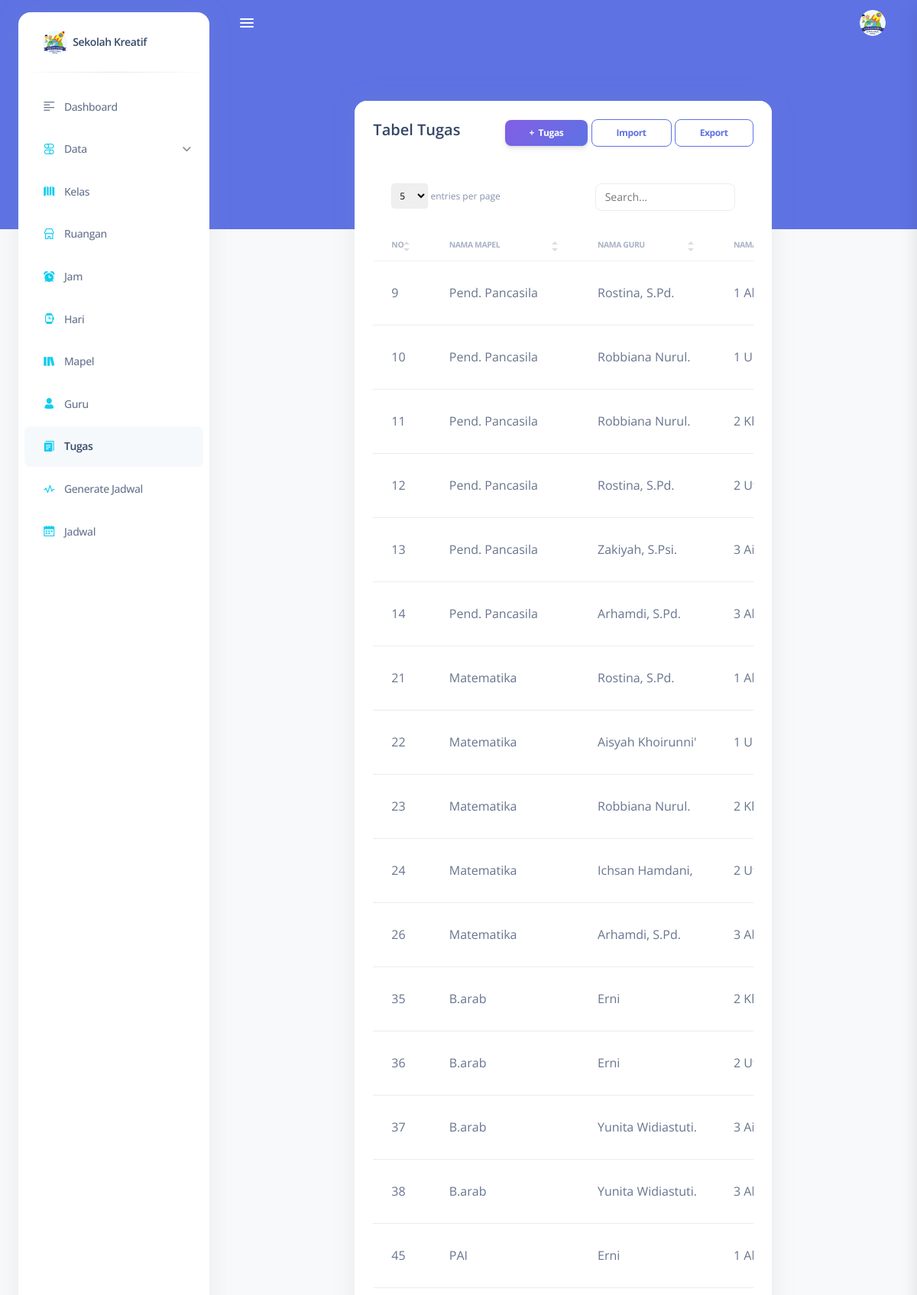
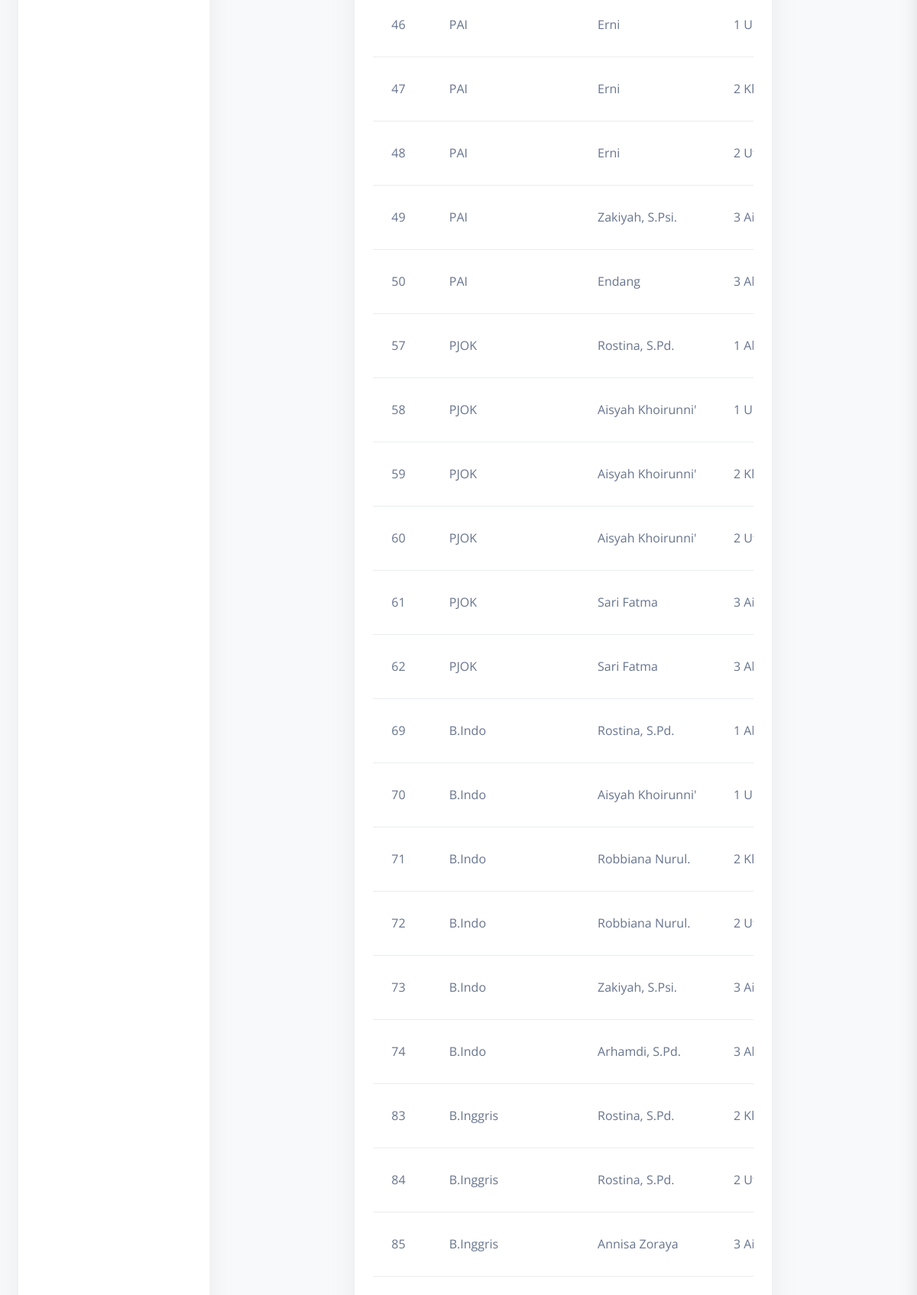
The page /tugas/ (signed in, upper part) on the database its author committed (2 pictures, top to bottom).
### core/models.py (models this page shows, shortened)
class Tugas(models.Model):
    mapel = models.ForeignKey(MataPelajaran, on_delete=models.SET_NULL, null=True)
    guru = models.ForeignKey(Guru, on_delete=models.SET_NULL, null=True)

class MataPelajaran(models.Model):
    nama_mapel = models.CharField(max_length=50)
    kelas = models.ForeignKey(Kelas, on_delete=models.SET_NULL, null=True)
    waktu = models.IntegerField()

class Guru(models.Model):
    nama = models.CharField(max_length=30)
    alamat = models.CharField(max_length=200)
    jenis_kelamin = models.CharField(max_length=1, choices=JENIS_KELAMIN)
    status = models.IntegerField(choices=STATUS_PEGAWAI, default=1)
    def __str__(self):
        return f'{self.nama}'

class Kelas(models.Model):
    nama_kelas = models.CharField(max_length=50)
    def __str__(self):
        return self.nama_kelas

### core/jadwalviews.py (the view)
# urls.py: path('tugas/', jadwalviews.form_tugas, name='tugas'),
@login_required(login_url='login')
def form_tugas(request):
  context = {'tugas': Tugas.objects.all()}
  return render(request, 'penjadwalan/tugas/form.html', context)

### core/templatetags/auth_extras.py (called while the page is built)
@register.filter(name='has_group')
def has_group(user, group_name):
    try:
        group = Group.objects.get(name=group_name)
    except Group.DoesNotExist:
        return False
    return True if group in user.groups.all() else False

### templates/penjadwalan/tugas/form.html (shortened to what this page needs)
{% extends 'base.html' %}
{% load static %}
{% block content %}
<main class="main-content position-relative border-radius-lg ">
  <div class="container-fluid py-4">
    <div class="row mt-4">
      <div class="col-8 mx-auto">
        <div class="card">
          <div class="card-header pb-0">
            <div class="d-lg-flex">
              <div>
                <h5 class="mb-0">Tabel Tugas</h5>
              </div>
              <div class="ms-auto my-auto mt-lg-0 mt-4">
                <div class="ms-auto my-auto">
                  <a href="{% url 'create_tugas' %}" class="btn bg-gradient-primary btn-sm mb-0">+&nbsp;
                    Tugas</a>
                  <a href="{% url 'importtugas' %}" class="btn btn-outline-primary btn-sm mb-0">
                    Import</a>
                  <a href="{% url 'exporttugas' %}" class="btn btn-outline-primary btn-sm mb-0">
                    Export</a>
                </div>
              </div>
            </div>
          </div>
          <div class="card-body">
            <div class="table-responsive">
              <table class="table table-flush" id="datatable-search">
                <thead class="thead-light">
                  <tr>
                    <th>No</th>
                    <th>Nama Mapel</th>
                    <th>Nama Guru</th>
                    <th>Nama Kelas</th>
                  </tr>
                </thead>
                <tbody>
                  {% for k in tugas %}
                  <tr>
                    <td>{{k.id}}</td>
                    <td>{{k.mapel.nama_mapel}}</td>
                    <td>{{k.guru}}</td>
                    <td>{{k.mapel.kelas}}</td>
                  </tr>
                  {% endfor%}
                </tbody>
              </table>
            </div>
          </div>
        </div>
      </div>
    </div>
  </div>
</main>
{% endblock content %}

### rows shown on the page
Tugas: id "9", mapel.nama_mapel "Pend. Pancasila", guru "Rostina, S.Pd.", mapel.kelas "1…"
Tugas: id "10", mapel.nama_mapel "Pend. Pancasila", guru "Robbiana Nurul.", mapel.kelas "1…"
Tugas: id "11", mapel.nama_mapel "Pend. Pancasila", guru "Robbiana Nurul.", mapel.kelas "2…"
Tugas: id "12", mapel.nama_mapel "Pend. Pancasila", guru "Rostina, S.Pd.", mapel.kelas "2…"
Tugas: id "13", mapel.nama_mapel "Pend. Pancasila", guru "Zakiyah, S.Psi.", mapel.kelas "3…"
Tugas: id "14", mapel.nama_mapel "Pend. Pancasila", guru "Arhamdi, S.Pd.", mapel.kelas "3…"
Tugas: id "21", mapel.nama_mapel "Matematika", guru "Rostina, S.Pd.", mapel.kelas "1…"
Tugas: id "22", mapel.nama_mapel "Matematika", guru "Aisyah Khoirunni'", mapel.kelas "1…"
Tugas: id "23", mapel.nama_mapel "Matematika", guru "Robbiana Nurul.", mapel.kelas "2…"
Tugas: id "24", mapel.nama_mapel "Matematika", guru "Ichsan Hamdani,", mapel.kelas "2…"
Tugas: id "26", mapel.nama_mapel "Matematika", guru "Arhamdi, S.Pd.", mapel.kelas "3…"
Tugas: id "35", mapel.nama_mapel "B.arab", guru "Erni", mapel.kelas "2…"
Tugas: id "36", mapel.nama_mapel "B.arab", guru "Erni", mapel.kelas "2…"
Tugas: id "37", mapel.nama_mapel "B.arab", guru "Yunita Widiastuti.", mapel.kelas "3…"
Tugas: id "38", mapel.nama_mapel "B.arab", guru "Yunita Widiastuti.", mapel.kelas "3…"
Tugas: id "45", mapel.nama_mapel "PAI", guru "Erni", mapel.kelas "1…"
Tugas: id "46", mapel.nama_mapel "PAI", guru "Erni", mapel.kelas "1…"
Tugas: id "47", mapel.nama_mapel "PAI", guru "Erni", mapel.kelas "2…"
Tugas: id "48", mapel.nama_mapel "PAI", guru "Erni", mapel.kelas "2…"
Tugas: id "49", mapel.nama_mapel "PAI", guru "Zakiyah, S.Psi.", mapel.kelas "3…"
Tugas: id "50", mapel.nama_mapel "PAI", guru "Endang", mapel.kelas "3…"
Tugas: id "57", mapel.nama_mapel "PJOK", guru "Rostina, S.Pd.", mapel.kelas "1…"
Tugas: id "58", mapel.nama_mapel "PJOK", guru "Aisyah Khoirunni'", mapel.kelas "1…"
Tugas: id "59", mapel.nama_mapel "PJOK", guru "Aisyah Khoirunni'", mapel.kelas "2…"
Tugas: id "60", mapel.nama_mapel "PJOK", guru "Aisyah Khoirunni'", mapel.kelas "2…"
Tugas: id "61", mapel.nama_mapel "PJOK", guru "Sari Fatma", mapel.kelas "3…"
Tugas: id "62", mapel.nama_mapel "PJOK", guru "Sari Fatma", mapel.kelas "3…"
Tugas: id "69", mapel.nama_mapel "B.Indo", guru "Rostina, S.Pd.", mapel.kelas "1…"
Tugas: id "70", mapel.nama_mapel "B.Indo", guru "Aisyah Khoirunni'", mapel.kelas "1…"
Tugas: id "71", mapel.nama_mapel "B.Indo", guru "Robbiana Nurul.", mapel.kelas "2…"
Tugas: id "72", mapel.nama_mapel "B.Indo", guru "Robbiana Nurul.", mapel.kelas "2…"
Tugas: id "73", mapel.nama_mapel "B.Indo", guru "Zakiyah, S.Psi.", mapel.kelas "3…"
Tugas: id "74", mapel.nama_mapel "B.Indo", guru "Arhamdi, S.Pd.", mapel.kelas "3…"
Tugas: id "83", mapel.nama_mapel "B.Inggris", guru "Rostina, S.Pd.", mapel.kelas "2…"
Tugas: id "84", mapel.nama_mapel "B.Inggris", guru "Rostina, S.Pd.", mapel.kelas "2…"
Tugas: id "85", mapel.nama_mapel "B.Inggris", guru "Annisa Zoraya", mapel.kelas "3…"
